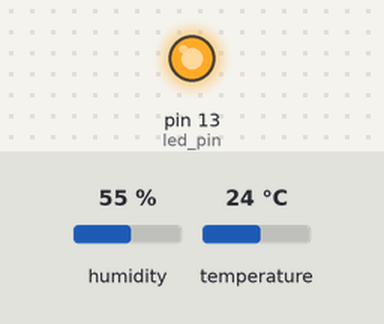
The sketch below on a simulated Arduino Uno, built with avr-gcc and run on an emulated ATmega328P. Parts: output pins drawn as LEDs (lit = HIGH). Inputs (shaded band) come from the test bench; at power-on: humidity 55 %, temperature 24 °C. No radio packets arrive unless stated.

Above: at 0.5 s.
At 5.1 s:
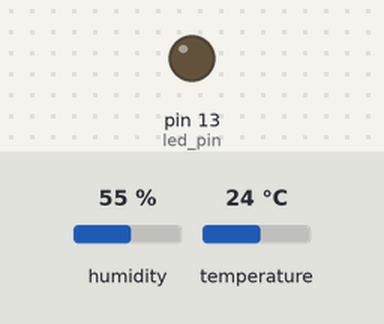
Timing chart, 0 to 7.1 s (numbered marks = the images above):
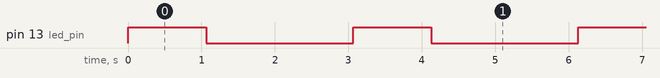

Measured:
- by itself, pin 13 (led_pin): alternates HIGH for 1.1 s and LOW for 2.0 s

The sketch:

_433MHz_Transmitter.ino
```cpp
#include <VirtualWire.h>
#include "DHT.h"

#define DHTPIN 4

#define DHTTYPE DHT22

const int led_pin = 13;
const int transmit_pin = 12;

struct package
{
  float temperature ;
  float humidity ;
};


typedef struct package Package;
Package data;

DHT dht(DHTPIN, DHTTYPE);

void setup()
{
    // Initialise the IO and ISR
    vw_set_tx_pin(transmit_pin);
    vw_set_ptt_inverted(true); // Required for DR3100
    vw_setup(500);       // Bits per sec
    pinMode(led_pin, OUTPUT);
}


void loop()
{
  digitalWrite(led_pin, HIGH); // Flash a light to show transmitting
  readSensor();
  vw_send((uint8_t *)&data, sizeof(data));
  vw_wait_tx(); // Wait until the whole message is gone
  digitalWrite(led_pin, LOW);
  delay(2000);
}

void readSensor()
{
 dht.begin();
 delay(1000);
 data.humidity = dht.readHumidity();
 data.temperature = dht.readTemperature();
}
```
